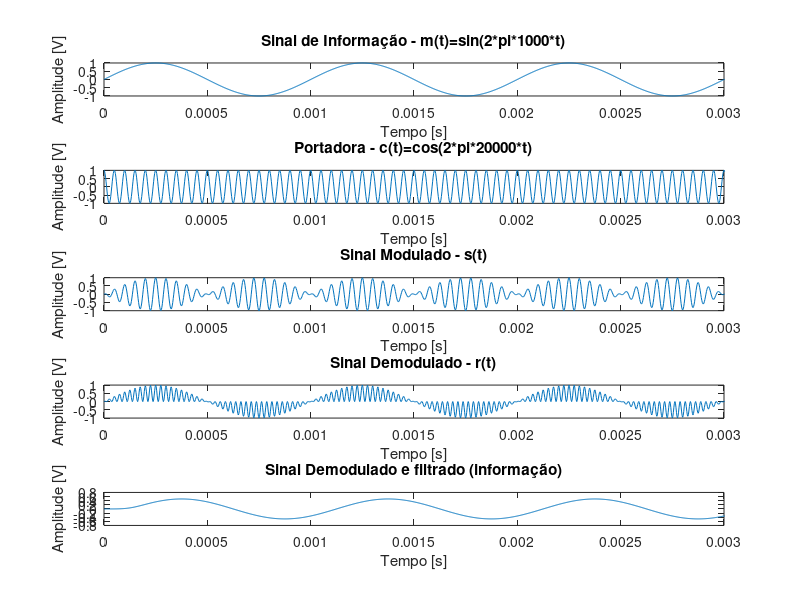
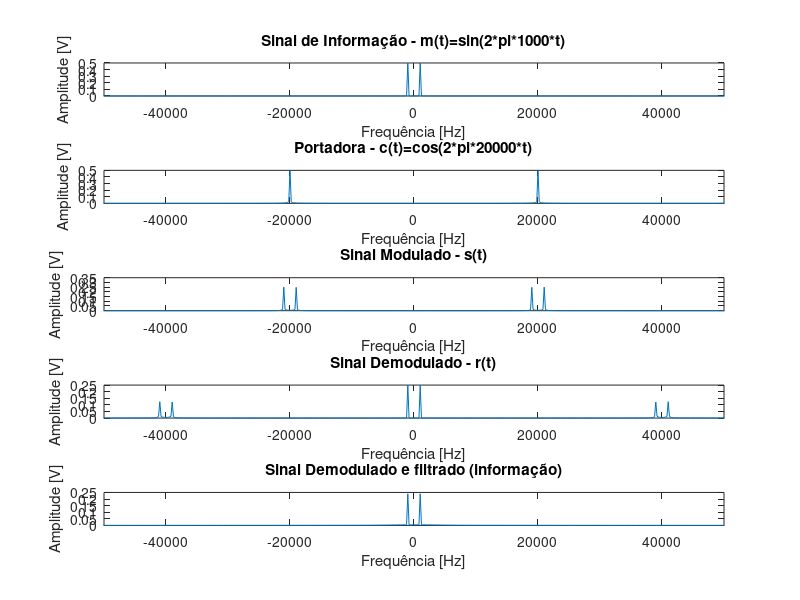
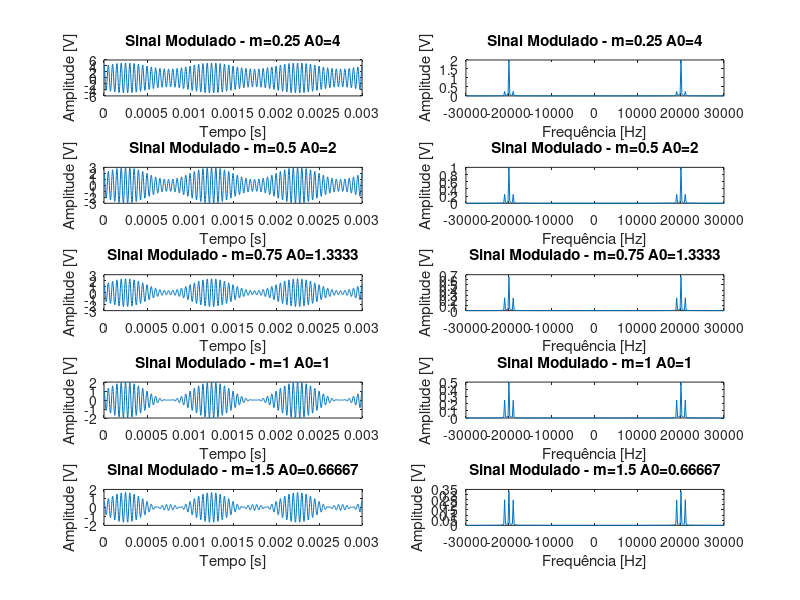

Reproduce these figures in MATLAB, in order.
close all;
clear all;
clc;

Ac = 1; % Amplitude portadora
Am = 1; % Amplitude sinal
fc = 20e3; % Frequencia da portadora
fm = 1e3; % Frequencia do sinal
fa = 20*fc; % Frequencia de amostragem
f_cut = 4e3; % Frequencia de corte filtro fir1
n = 100; % Ordem do filtro fir1
t = [0:1/fa:0.005];
f = [-fa/2:200:fa/2];
m = 0.5; % Fator de modulacao
Ao = Am/m;

% • Realizar um processo de modulação AM DSB e AM DSB-SC
c_t = Ac*cos(2*pi*fc*t);
m_t = Am*sin(2*pi*fm*t);
s_t_dsb_sc = c_t.*m_t; % sinal modulado em dsb sc

m_f = fftshift(fft(m_t)/length(m_t));
c_f = fftshift(fft(c_t)/length(c_t));
s_f_dsb_sc = fftshift(fft(s_t_dsb_sc)/length(s_t_dsb_sc));

% • Para o caso da modulação AM DSB-SC, realizar o processo
% de demodulação utilizando a função 'fir1'
r_t_dsb_sc = s_t_dsb_sc.*c_t; % sinal demodulado
filtro_PB = fir1(n, (f_cut*2)/fa)';
info_dsb_sc = filter(filtro_PB, 1, r_t_dsb_sc);

r_f_dsb_sc = fftshift(fft(r_t_dsb_sc)/length(r_t_dsb_sc));
info_dsb_sc_f = fftshift(fft(info_dsb_sc)/length(info_dsb_sc));

% Plots para DSB SC
figure(1)
subplot(511)
plot(t, m_t)
xlim([0 3/fm])
title('Sinal de Informação - m(t)=sin(2*pi*1000*t)')
xlabel('Tempo [s]')
ylabel('Amplitude [V]')

subplot(512)
plot(t, c_t)
xlim([0 3/fm])
title('Portadora - c(t)=cos(2*pi*20000*t)')
xlabel('Tempo [s]')
ylabel('Amplitude [V]')

subplot(513)
plot(t, s_t_dsb_sc)
xlim([0 3/fm])
title('Sinal Modulado - s(t)')
xlabel('Tempo [s]')
ylabel('Amplitude [V]')

subplot(514)
plot(t, r_t_dsb_sc)
xlim([0 3/fm])
title('Sinal Demodulado - r(t)')
xlabel('Tempo [s]')
ylabel('Amplitude [V]')

subplot(515)
plot(t, info_dsb_sc)
xlim([0 3/fm])
title('Sinal Demodulado e filtrado (informação)')
xlabel('Tempo [s]')
ylabel('Amplitude [V]')


figure(2)
subplot(511)
plot(f, abs(m_f))
xlim([-2.5*fc 2.5*fc])
title('Sinal de Informação - m(t)=sin(2*pi*1000*t)')
xlabel('Frequência [Hz]')
ylabel('Amplitude [V]')

subplot(512)
plot(f, abs(c_f))
xlim([-2.5*fc 2.5*fc])
title('Portadora - c(t)=cos(2*pi*20000*t)')
xlabel('Frequência [Hz]')
ylabel('Amplitude [V]')

subplot(513)
plot(f, abs(s_f_dsb_sc))
xlim([-2.5*fc 2.5*fc])
title('Sinal Modulado - s(t)')
xlabel('Frequência [Hz]')
ylabel('Amplitude [V]')

subplot(514)
plot(f, abs(r_f_dsb_sc))
xlim([-2.5*fc 2.5*fc])
title('Sinal Demodulado - r(t)')
xlabel('Frequência [Hz]')
ylabel('Amplitude [V]')

subplot(515)
plot(f, abs(info_dsb_sc_f))
xlim([-2.5*fc 2.5*fc])
title('Sinal Demodulado e filtrado (informação)')
xlabel('Frequência [Hz]')
ylabel('Amplitude [V]')

% • Para o caso da modulaçao AM DSB, variar o 'fator de
% modulação' (0.25; 0.5; 0.75 e 1 e 1.5) e observar os efeitos no
% sinal modulado
figure(3)
m = 0.25; Ao = Am/m;
s_t_dsb = (m_t + Ao).*c_t; % sinal modulado em dsb
s_f_dsb = fftshift(fft(s_t_dsb)/length(s_t_dsb));
subplot(5,2,1)
plot(t, s_t_dsb)
xlim([0 3/fm])
title(['Sinal Modulado - m=0.25 A0=', num2str(Ao)])
xlabel('Tempo [s]')
ylabel('Amplitude [V]')
subplot(5,2,2)
plot(f, abs(s_f_dsb))
xlim([-1.5*fc 1.5*fc])
title(['Sinal Modulado - m=0.25 A0=', num2str(Ao)])
xlabel('Frequência [Hz]')
ylabel('Amplitude [V]')


m = 0.5; Ao = Am/m;
s_t_dsb = (m_t + Ao).*c_t;
s_f_dsb = fftshift(fft(s_t_dsb)/length(s_t_dsb));
subplot(5,2,3)
plot(t, s_t_dsb)
xlim([0 3/fm])
title(['Sinal Modulado - m=0.5 A0=', num2str(Ao)])
xlabel('Tempo [s]')
ylabel('Amplitude [V]')
subplot(5,2,4)
plot(f, abs(s_f_dsb))
xlim([-1.5*fc 1.5*fc])
title(['Sinal Modulado - m=0.5 A0=', num2str(Ao)])
xlabel('Frequência [Hz]')
ylabel('Amplitude [V]')

m = 0.75; Ao = Am/m;
s_t_dsb = (m_t + Ao).*c_t;
s_f_dsb = fftshift(fft(s_t_dsb)/length(s_t_dsb));
subplot(5,2,5)
plot(t, s_t_dsb)
xlim([0 3/fm])
title(['Sinal Modulado - m=0.75 A0=', num2str(Ao)])
xlabel('Tempo [s]')
ylabel('Amplitude [V]')
subplot(5,2,6)
plot(f, abs(s_f_dsb))
xlim([-1.5*fc 1.5*fc])
title(['Sinal Modulado - m=0.75 A0=', num2str(Ao)])
xlabel('Frequência [Hz]')
ylabel('Amplitude [V]')

m = 1; Ao = Am/m;
s_t_dsb = (m_t + Ao).*c_t;
s_f_dsb = fftshift(fft(s_t_dsb)/length(s_t_dsb));
subplot(5,2,7)
plot(t, s_t_dsb)
xlim([0 3/fm])
title(['Sinal Modulado - m=1 A0=', num2str(Ao)])
xlabel('Tempo [s]')
ylabel('Amplitude [V]')
subplot(5,2,8)
plot(f, abs(s_f_dsb))
xlim([-1.5*fc 1.5*fc])
title(['Sinal Modulado - m=1 A0=', num2str(Ao)])
xlabel('Frequência [Hz]')
ylabel('Amplitude [V]')

m = 1.5; Ao = Am/m;
s_t_dsb = (m_t + Ao).*c_t;
s_f_dsb = fftshift(fft(s_t_dsb)/length(s_t_dsb));
subplot(5,2,9)
plot(t, s_t_dsb)
xlim([0 3/fm])
title(['Sinal Modulado - m=1.5 A0=', num2str(Ao)])
xlabel('Tempo [s]')
ylabel('Amplitude [V]')
subplot(5,2,10)
plot(f, abs(s_f_dsb))
xlim([-1.5*fc 1.5*fc])
title(['Sinal Modulado - m=1.5 A0=', num2str(Ao)])
xlabel('Frequência [Hz]')
ylabel('Amplitude [V]')
